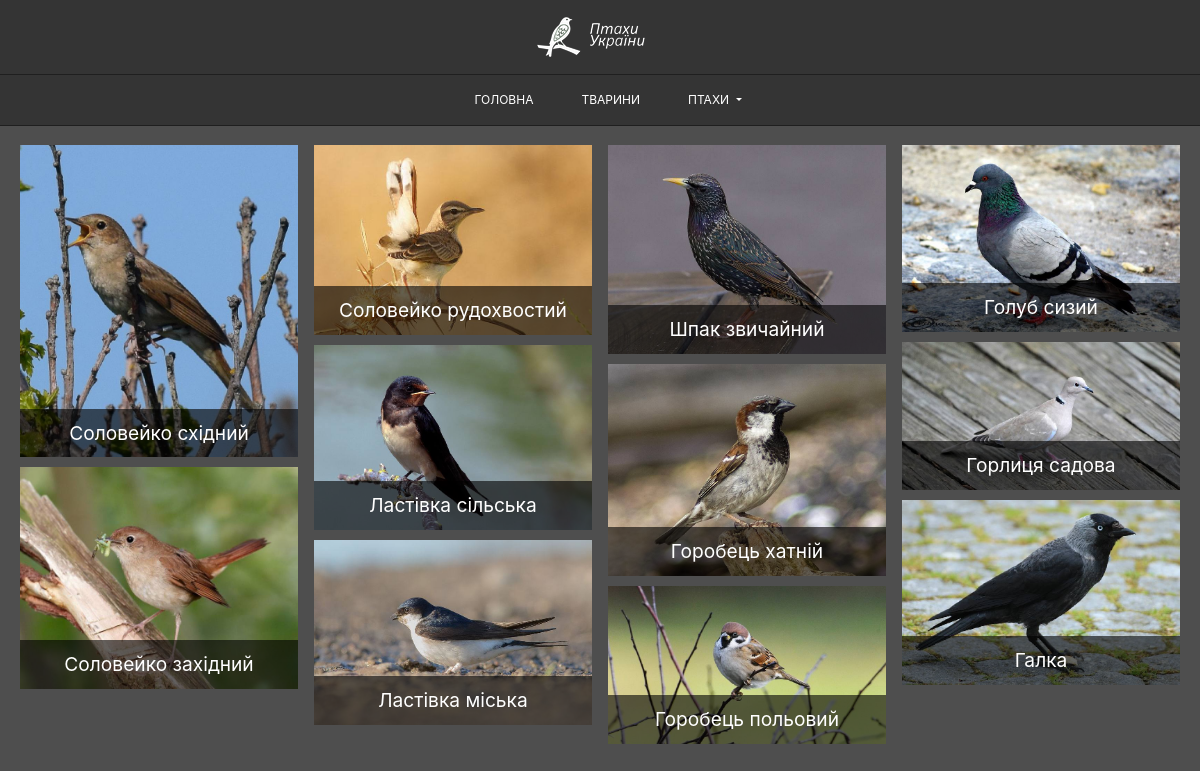
Page /news/ on the committed database.
### news/models.py (models this page shows, shortened)
class Articles(models.Model):
    title = models.CharField(max_length=120)
    post = models.TextField()
    image = models.ImageField(blank=True, null=True)
    audio = models.FileField(blank=True, null=True)

### templates/news/posts.html (shortened to what this page needs)
<!DOCTYPE html>
<html lang="en">
<head>
  {% load static %}
  <link rel="stylesheet" href="https://cdnjs.cloudflare.com/ajax/libs/normalize/8.0.1/normalize.css">
  <link rel="stylesheet" href="{% static 'css/bootstrap.min.css' %}" type="text/css">
  <link rel="stylesheet" href="{% static 'css/main.css' %}" type="text/css">
</head>
<body>
<header class="header">
    <a href="../"> <img src="{% static 'mainApp/images/birds-logo.png' %}" alt="logo" class="logo"> </a>
</header>
<nav class="navbar navbar-expand-lg navbar-dark bg-dark">
  <div class="collapse navbar-collapse" id="navbarSupportedContent">
    <ul class="navbar-nav justify-content-center flex-fill ">
      <li class="nav-item active">
        <a class="nav-link" href="/">Головна <span class="sr-only">(current)</span></a>
      </li>
      <li class="nav-item active">
        <a class="nav-link" href="#">Тварини</a>
      </li>
      <li class="nav-item dropdown active">
        <a class="nav-link dropdown-toggle" href="#" id="navbarDropdown" role="button" data-toggle="dropdown" aria-haspopup="true" aria-expanded="false">
          Птахи
        </a>
      </li>
    </ul>
  </div>
</nav>
<div class="content">
    <div class="masonry">
    {% for post in object_list %}
        {% if post.image != None %}
            <div class="imagebox">
            <a href="/news/{{post.id}}"><img src="{{ post.image.url }}" class="category-banner img-fluid" alt="" ></a>
        {% endif%}
            <a style="text-decoration: none" href="/news/{{post.id}}"><span class="imagebox-desc" >{{ post.title }}</span></a>
        </div>
    {% endfor %}
</div>
</div>
</body>
</html>

### static/css/main.css (style rules this page uses)
html { box-sizing: border-box; position: relative; min-height: 100%; scrollbar-face-color: #646464; scrollbar-base-color: #646464; scrollbar-3dlight-color: #646464; scrollbar-highlight-color: #646464; scrollbar-track-color: #000; scrollbar-arrow-color: #000; scrollbar-shadow-color: #646464; }
* { box-sizing: inherit; }
.header { position: absolute; left: 0; top: 0; width: 100%; height: 75px; background-color: #343434; padding: 10px 0; border-bottom: 1px solid #1f1f1f; }
.logo { display: block; margin: 0 auto; }
.bg-dark { background-color: #343434!important; border-bottom: 1px solid #1f1f1f; }
.nav-item { text-transform: uppercase; font-size: 12px; font-weight: normal; padding: .5rem 1rem; }
.navbar { padding: 0; position: absolute; left: 0; top: 75px; width: 100%; }
.content { padding-top: 125px; min-height: 100vh; background-color: #4e4e4e; }
.masonry { column-count: 4; column-gap: 1em; padding: 20px; }
.imagebox { background: black; margin-bottom: 10px; position: relative; text-align: center; width: 100%; }
.imagebox img { opacity: 1; transition: 0.5s opacity; }
.imagebox .imagebox-desc { background-color: rgba(0, 0, 0, 0.6); bottom: 0; color: white; font-size: 1.2em; left: 0; padding: 10px 15px; position: absolute; transition: 0.5s padding; text-align: center; width: 100%; }
@media only screen and (min-width: 1025px) { .masonry { column-count: 4; } }
@media only screen and (max-width: 1220px) and (min-width: 1131px) { .masonry { column-count: 4; } }

### rows in the picture
Articles: image (picture), title "Соловейко східний"
Articles: image (picture), title "Соловейко західний"
Articles: image (picture), title "Соловейко рудохвостий"
Articles: image (picture), title "Ластівка сільська"
Articles: image (picture), title "Ластівка міська"
Articles: image (picture), title "Шпак звичайний"
Articles: image (picture), title "Горобець хатній"
Articles: image (picture), title "Горобець польовий"
Articles: image (picture), title "Голуб сизий"
Articles: image (picture), title "Горлиця садова"
Articles: image (picture), title "Галка"
